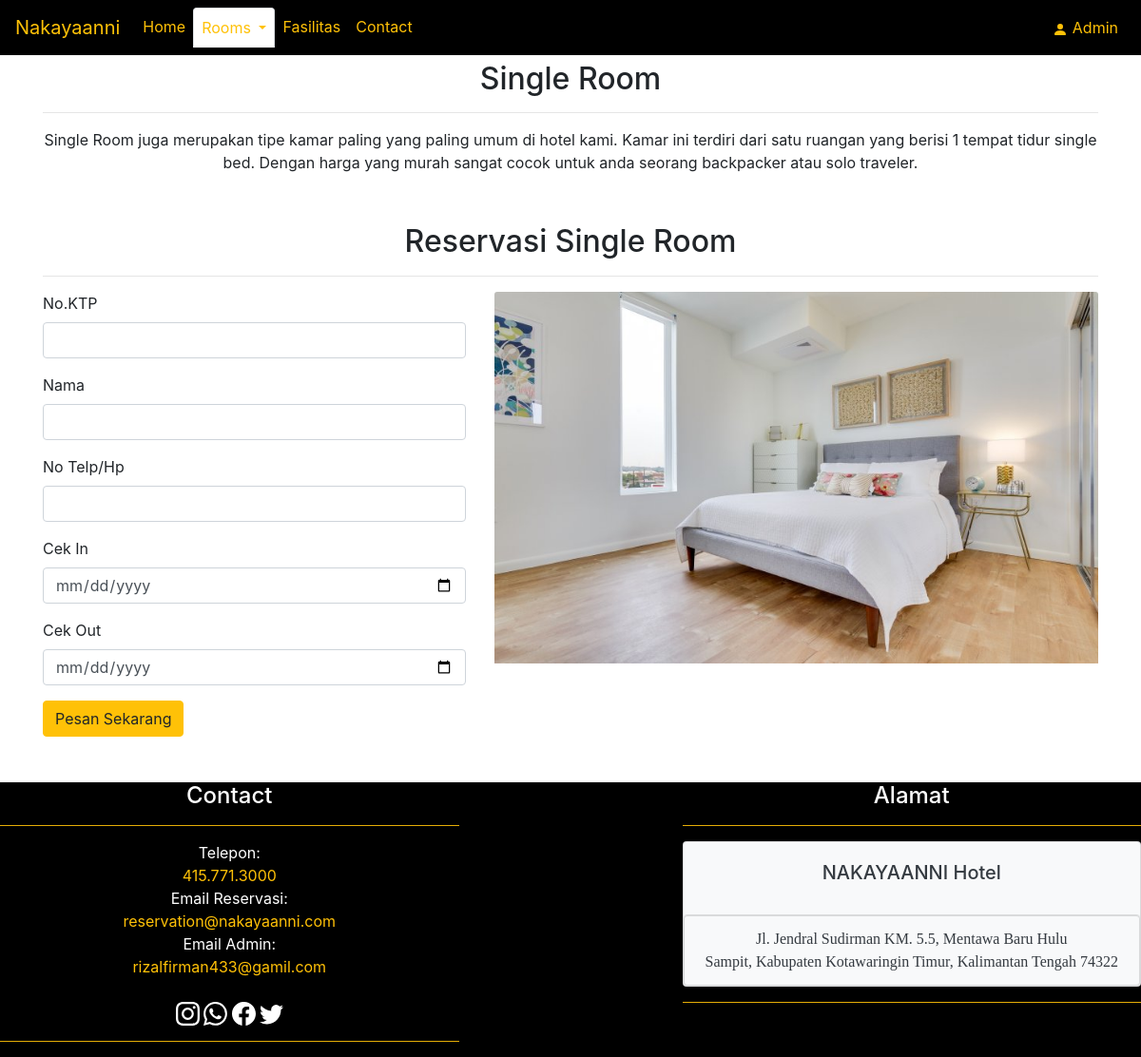
The app's page /room/singroom.php with its own data.
### tables this page shows
CREATE TABLE `tb_infokamar` (
  `id_infokamar` int(2) NOT NULL,
  `id_room` int(2) NOT NULL,
  `nama_room` varchar(30) NOT NULL,
  `gambar` varchar(100) NOT NULL,
  `keterangan` varchar(500) NOT NULL
);

CREATE TABLE `tb_room` (
  `id_room` int(2) NOT NULL,
  `nama_room` varchar(30) NOT NULL
);

CREATE TABLE `tb_footer` (
  `id_footer` int(2) NOT NULL,
  `telepon` varchar(20) NOT NULL,
  `emailreservasi` varchar(30) NOT NULL,
  `emailadmin` varchar(30) NOT NULL,
  `alamat` varchar(100) NOT NULL,
  `kota` varchar(100) NOT NULL
);

### function.php (called while the page is built, shortened)
<?php
    require("connect.php");
    function room($id)
    {
        global $conn;
        $query = "SELECT r.id_room AS 'idr', r.nama_room AS 'nr', ik.id_infokamar AS 'idik', ik.nama_room AS 'nir', ik.gambar AS 'gambar', ik.keterangan AS 'ket' FROM tb_room AS r INNER JOIN tb_infokamar AS ik ON (r.id_room = ik.id_room) WHERE r.id_room = '$id'";
        $result = mysqli_query($conn, $query);
        $rows = [];
        while ($row = mysqli_fetch_assoc($result)) {
            $rows[] = $row;
        }
        return $rows;
    }
?>

### room/singroom.php (the view, shortened to what this page needs)
<?php
    require("../connect.php");
    require("../function.php");
    $room1 = room('1');
?>
<!DOCTYPE html>
<html lang="en">
    <head>
        <link rel="stylesheet" href="https://cdn.jsdelivr.net/npm/bootstrap@4.6.1/dist/css/bootstrap.min.css">
        <link rel="stylesheet" href="https://stackpath.bootstrapcdn.com/bootstrap/4.2.1/css/bootstrap.min.css">
    </head>
    <body>
        <nav class="navbar navbar-expand-lg fixed-top" style="background-color: #000000;">
            <a class="navbar-brand text-warning" href="../index.php">Nakayaanni</a>
            <div class="collapse navbar-collapse" id="navbarNavDropdown">
                <ul class="navbar-nav mr-auto mt-2 mt-lg-0">
                    <li class="nav-pills">
                        <a class="nav-link text-warning" href="../index.php">Home<span class="sr-only">(current)</span></a>
                    </li>
                    <li class="nav-tabs dropdown">
                        <a class="nav-link active dropdown-toggle text-warning" href="#" id="navbarDropdownMenuLink" role="button" data-toggle="dropdown" aria-expanded="false">
                        Rooms
                        </a>
                    </li>
                    <li class="nav-pills">
                        <a class="nav-link text-warning" href="../fasilitas.php">Fasilitas</a>
                    </li>
                    <li class="nav-pills">
                        <a class="nav-link text-warning" href="../contact.php">Contact</a>
                    </li>
                </ul>
                <ul class="navbar-nav my-2 my-lg-0">
                    <li class="nav-pills">
                        <a class="nav-link text-warning" href="../admin/daftar/login.php">
                            <svg xmlns="http://www.w3.org/2000/svg" width="16" height="16" fill="currentColor" class="bi bi-person-fill" viewBox="0 0 16 16">
                                <path d="M3 14s-1 0-1-1 1-4 6-4 6 3 6 4-1 1-1 1H3zm5-6a3 3 0 1 0 0-6 3 3 0 0 0 0 6z"/>
                            </svg>
                            Admin
                        </a>
                    </li>
                </ul>
            </div>
        </nav>
        <?php foreach ($room1 as $hasil) { ?>
        <section>
            <div class="jumbotron jumbotron-fluid pb-1 bg-white">
                <div class="container text-center">
                    <div class="row">
                        <div class="col text-center">
                            <h2><?php echo $hasil['nr']; ?></h2>
                            <hr>
                            <p><?php echo $hasil['ket']; ?></p>
                        </div>
                    </div>
                </div>
            </div>
        </section>
        <div class="container">
            <div class="row text-center">
                <div class="col-md stdreser">
                    <h2>Reservasi <?php echo $hasil['nr']; ?></h2>
                    <hr>
                </div>
            </div>
            <div class="row mb-5">
                <div class="col-md-5">
                    <form action="insert.php" method="POST">
                        <div class="form-group">
                            <label for="nik">No.KTP</label>
                            <input type="" class="form-control" id="nik" name="nik" required >
                        </div>
                        <div class="form-group">
                            <label for="nama">Nama</label>
                            <input type="text" class="form-control" id="nama" name="nama" required >
                        </div>
                        <div class="form-group">
                            <label for="no_hp">No Telp/Hp</label>
                            <input type="tel" pattern="^\d{12}$" class="form-control" id="no_hp" name="no_hp" required>
                        </div>
                        <div class="form-group">
                            <label for="cek_in">Cek In</label>
                            <input type="date" class="form-control" id="cek_in" name="cek_in" required>
                        </div>
                        <div class="form-group">
                            <label for="cek_out">Cek Out</label>
                            <input type="date" class="form-control" id="cek_out" name="cek_out" required>
                        </div>
                        <button type="submit" name="submit" class="btn btn-warning">Pesan Sekarang</button>
                    </form>
                </div>
                <div class="col-md-7">
                    <div>
                        <img src="../asset/<?php echo $hasil['gambar']; ?>" class="card-img-top" alt="...">
                    </div>
                </div>
            </div>
        </div>
        <?php } ?>
    </body>
    <footer>
    <?php
        require("../connect.php");
        $sql = "SELECT * FROM tb_footer";
        $hasil = mysqli_query($conn, $sql);
        while($rows = mysqli_fetch_array($hasil)) {
    ?>
        <div class="text-white" style="background-color: #000000;">
            <div class="row mb-8">
                <div class="col-md-5 mr-auto mt-2 mt-lg-0 contactform">
                    <h4 class="text-center">Contact</h4>
                    <hr class="bg-warning">
                    <center>
                        <li style='list-style-type: none;'>Telepon: </li>
                        <li style='list-style-type: none;' class="text-warning"><?php echo $rows["telepon"]; ?></li>
                        <li style='list-style-type: none;'>Email Reservasi: </li>
                        <li style='list-style-type: none;' class="text-warning"><?php echo $rows["emailreservasi"]; ?></li>
                        <li style='list-style-type: none;'>Email Admin:</li>
                        <li style='list-style-type: none;' class="text-warning"><?php echo $rows["emailadmin"]; ?></li>
                        <br>
                        <a href="https://www.instagram.com/rizalfirman_03/" target="_blank" class="text-white">
                        </a>
                        <a href="https://wa.me/6285754730736" target="_blank" class="text-white">
                        </a>
                        <a href="https://www.facebook.com/profile.php?id=100006261495298" target="_blank" class="text-white">
                        </a>
                        <a href="https://twitter.com/yourfullsunday?s=08" target="_blank" class="text-white">
                        </a>
                    </center>
                    <hr class="bg-warning">
                </div>
                <div class="col-md-5 my-2 my-lg-0 contactalamat text-dark">
                    <h4 class="text-center text-white">Alamat</h4>
                    <hr class="bg-warning">
                    <div class="card bg-light mb-3">
                        <div class="card-body">
                            <h5 class="card-title text-center">NAKAYAANNI Hotel</h5>
                        </div>
                        <ul class="list-group text-center">
                            <li class="list-group-item bg-light" style = "font-family:times new roman;">
                                <?php echo $rows["alamat"]; ?><br>
                                <?php echo $rows["kota"]; ?>
                            </li>
                        </ul>
                    </div>
                    <hr class="bg-warning">
                </div>
            </div>
        </div>
    <?php } ?>
    </footer>
</html>

### records on screen
tb_infokamar: id_room.nama_room "Single Room", keterangan "Single Room juga merupakan tipe kamar paling yang paling umum di hotel kami. Kamar ini terdiri dari satu ruangan yang berisi 1 tempat tidur single bed. Dengan harga yang murah sangat cocok untuk anda seorang backpacker atau solo traveler.", gambar (picture)
tb_footer: telepon "415.771.3000", emailreservasi "reservation@nakayaanni.com", emailadmin "rizalfirman433@gamil.com", alamat "Jl. Jendral Sudirman KM. 5.5, Mentawa Baru Hulu", kota "Sampit, Kabupaten Kotawaringin Timur, Kalimantan Tengah 74322"
